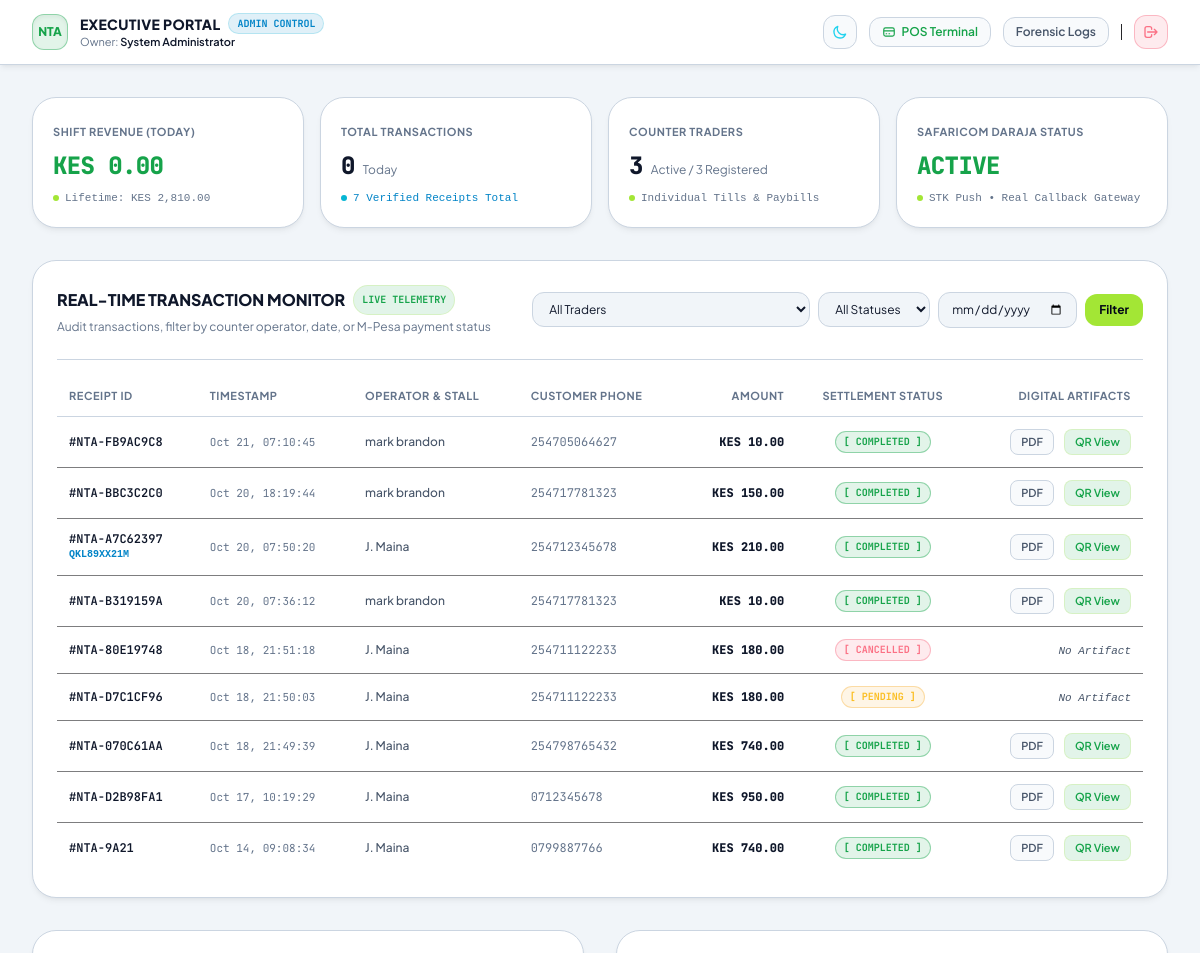
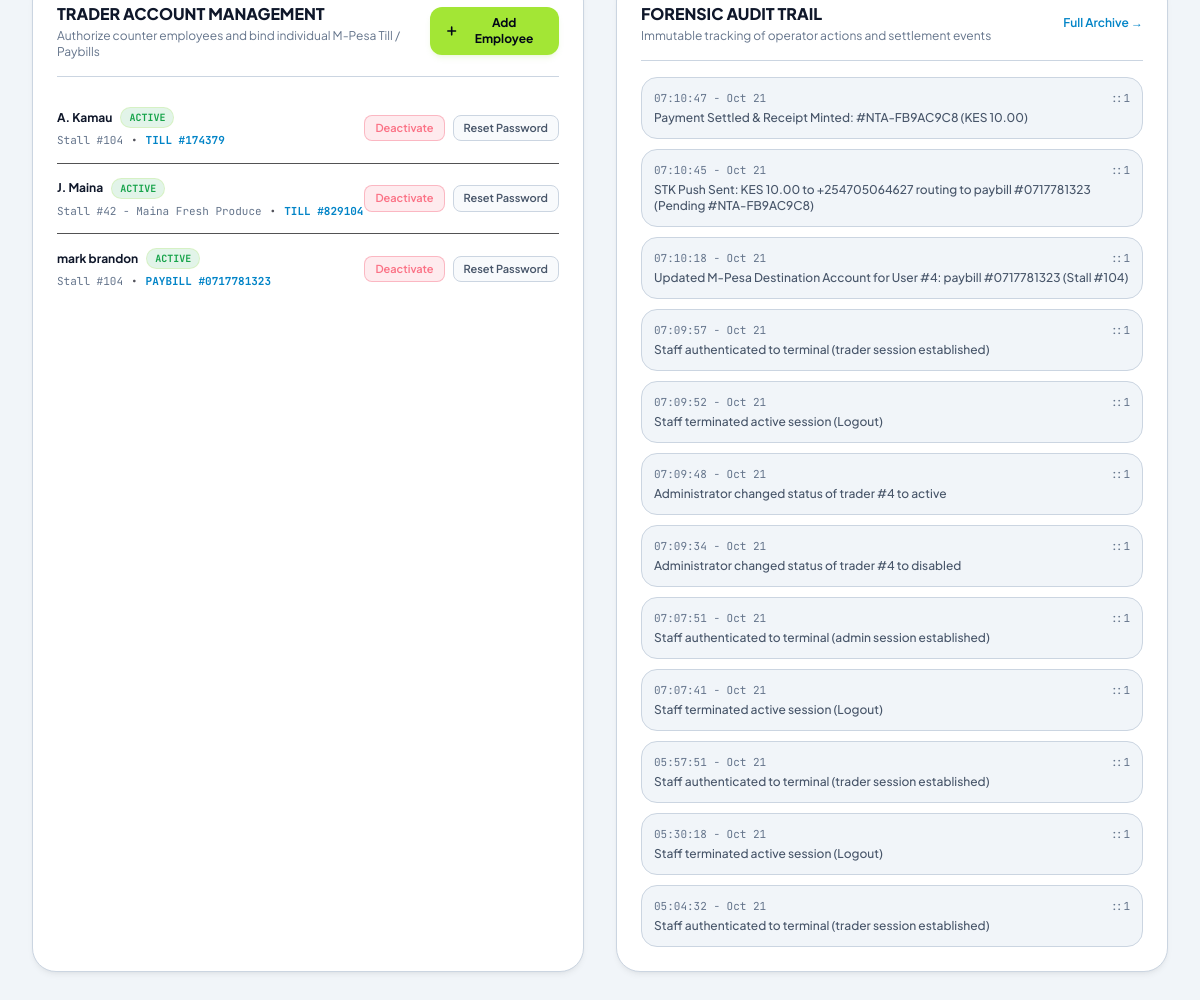
Page /admin/dashboard.php (signed in) on the committed database (2 pictures, top to bottom).
### tables this page shows
CREATE TABLE "receipts" (
            id INTEGER PRIMARY KEY AUTOINCREMENT,
            receipt_number VARCHAR(32) NOT NULL UNIQUE,
            trader_id INTEGER NOT NULL,
            customer_id INTEGER NOT NULL,
            total_amount DECIMAL(10, 2) NOT NULL,
            payment_status VARCHAR(15) CHECK(payment_status IN ('pending', 'completed', 'failed', 'cancelled', 'timed_out')) DEFAULT 'pending',
            mpesa_checkout_id VARCHAR(64),
            qr_code_path VARCHAR(255),
            pdf_path VARCHAR(255),
            created_at DATETIME DEFAULT CURRENT_TIMESTAMP, mpesa_receipt_number VARCHAR(32),
            FOREIGN KEY (trader_id) REFERENCES users(id),
            FOREIGN KEY (customer_id) REFERENCES customers(id)
        );

CREATE TABLE users (
    id INTEGER PRIMARY KEY AUTOINCREMENT,
    full_name VARCHAR(100) NOT NULL,
    phone_number VARCHAR(20) NOT NULL UNIQUE,
    password_hash VARCHAR(255) NOT NULL,
    role VARCHAR(10) CHECK(role IN ('admin', 'trader')) NOT NULL DEFAULT 'trader',
    status VARCHAR(10) CHECK(status IN ('active', 'disabled')) NOT NULL DEFAULT 'active',
    created_at DATETIME DEFAULT CURRENT_TIMESTAMP
, email VARCHAR(120), mpesa_shortcode VARCHAR(20) DEFAULT '174379', mpesa_type VARCHAR(20) DEFAULT 'till', store_name VARCHAR(100) DEFAULT 'Stall #104', mpesa_passkey VARCHAR(255));

CREATE TABLE customers (
    id INTEGER PRIMARY KEY AUTOINCREMENT,
    full_name VARCHAR(100) NOT NULL,
    phone_number VARCHAR(20) NOT NULL UNIQUE,
    total_spent DECIMAL(10, 2) DEFAULT 0.00,
    created_at DATETIME DEFAULT CURRENT_TIMESTAMP
);

CREATE TABLE audit_log (
    id INTEGER PRIMARY KEY AUTOINCREMENT,
    user_id INTEGER,
    action_performed VARCHAR(255) NOT NULL,
    ip_address VARCHAR(45) NOT NULL,
    timestamp DATETIME DEFAULT CURRENT_TIMESTAMP,
    FOREIGN KEY (user_id) REFERENCES users(id) ON DELETE SET NULL
);

### public/admin/dashboard.php (the view, shortened to what the rows shown need)
<?php
$db = Database::getInstance()->getConnection();
$query = "SELECT r.*, u.full_name AS trader_name, c.phone_number AS customer_phone
          FROM receipts r
          JOIN users u ON r.trader_id = u.id
          JOIN customers c ON r.customer_id = c.id
          WHERE 1=1";
$params = [];
$query .= " ORDER BY r.id DESC LIMIT 40";
$stmtTx = $db->prepare($query);
$stmtTx->execute($params);
$transactions = $stmtTx->fetchAll();
$traders = $db->query("SELECT id, full_name, phone_number, email, status, store_name, mpesa_shortcode, mpesa_type, created_at FROM users WHERE role = 'trader' ORDER BY full_name ASC")->fetchAll();
$auditLogs = $db->query("SELECT a.*, u.full_name, u.role FROM audit_log a LEFT JOIN users u ON a.user_id = u.id ORDER BY a.id DESC LIMIT 12")->fetchAll();
?>
<!DOCTYPE html>
<html lang="en" class="h-full bg-[#0d0f12]">
<head>
    <script src="https://cdn.tailwindcss.com"></script>
    <link rel="stylesheet" href="/assets/theme.css">
</head>
<body class="min-h-full bg-[#0d0f12] text-slate-100 flex flex-col antialiased">
    <main class="flex-1 max-w-7xl w-full mx-auto px-4 sm:px-6 lg:px-8 py-8 space-y-8">
        <section class="bg-[#14171d] border border-zinc-800 rounded-3xl p-6 shadow-xl">
            <div class="flex flex-col md:flex-row md:items-center justify-between pb-6 border-b border-zinc-800 gap-4">
                <div>
                    <h2 class="text-base font-extrabold text-white flex items-center space-x-2">
                        <span>REAL-TIME TRANSACTION MONITOR</span>
                        <span class="px-2 py-0.5 rounded-full text-[10px] font-bold bg-neon-lime/10 text-neon-lime border border-neon-lime/20 mono">LIVE TELEMETRY</span>
                    </h2>
                </div>
            </div>
            <div class="mt-4 overflow-x-auto">
                <table class="w-full text-left border-collapse">
                    <thead>
                        <tr class="border-b border-zinc-800/80 text-[11px] font-bold uppercase tracking-wider text-slate-400">
                            <th class="py-3 px-3">Receipt ID</th>
                            <th class="py-3 px-3">Timestamp</th>
                            <th class="py-3 px-3">Operator & Stall</th>
                            <th class="py-3 px-3">Customer Phone</th>
                            <th class="py-3 px-3 text-right">Amount</th>
                            <th class="py-3 px-3 text-center">Settlement Status</th>
                            <th class="py-3 px-3 text-right">Digital Artifacts</th>
                        </tr>
                    </thead>
                    <tbody class="divide-y divide-zinc-800/60 text-xs">
                        <?php if (empty($transactions)): ?>
                            <tr>
                                <td colspan="7" class="py-10 text-center text-slate-500 font-mono">
                                    No transaction records found matching the current criteria.
                                </td>
                            </tr>
                        <?php else: ?>
                            <?php foreach ($transactions as $tx): ?>
                                <tr class="hover:bg-[#1a1e26]/30 transition">
                                    <td class="py-3 px-3 font-semibold text-white mono">
                                        <a href="/verify.php?id=<?= urlencode($tx['receipt_number']) ?>" target="_blank" class="hover:text-neon-cyan transition">
                                            #<?= htmlspecialchars($tx['receipt_number']) ?>
                                        </a>
                                        <?php if (!empty($tx['mpesa_receipt_number'])): ?>
                                            <span class="block text-[10px] text-neon-cyan font-mono"><?= htmlspecialchars($tx['mpesa_receipt_number']) ?></span>
                                        <?php endif; ?>
                                    </td>
                                    <td class="py-3 px-3 text-slate-400 mono text-[11px]">
                                        <?= date('M d, H:i:s', strtotime($tx['created_at'])) ?>
                                    </td>
                                    <td class="py-3 px-3 font-medium text-slate-200">
                                        <?= htmlspecialchars($tx['trader_name']) ?>
                                    </td>
                                    <td class="py-3 px-3 text-slate-400 mono">
                                        <?= htmlspecialchars($tx['customer_phone']) ?>
                                    </td>
                                    <td class="py-3 px-3 text-right font-black text-white mono">
                                        KES <?= number_format($tx['total_amount'], 2) ?>
                                    </td>
                                    <td class="py-3 px-3 text-center">
                                        <?php if ($tx['payment_status'] === 'completed'): ?>
                                            <span class="inline-flex items-center px-2 py-0.5 rounded-full text-[10px] font-bold bg-neon-lime/10 text-neon-lime border border-neon-lime/30 mono">
                                                [ COMPLETED ]
                                            </span>
                                        <?php elseif ($tx['payment_status'] === 'pending'): ?>
                                            <span class="inline-flex items-center px-2 py-0.5 rounded-full text-[10px] font-bold bg-amber-500/10 text-amber-400 border border-amber-500/30 mono">
                                                [ PENDING ]
                                            </span>
                                        <?php elseif ($tx['payment_status'] === 'timed_out'): ?>
                                            <span class="inline-flex items-center px-2 py-0.5 rounded-full text-[10px] font-bold bg-rose-500/10 text-rose-400 border border-rose-500/30 mono">
                                                [ TIMED OUT ]
                                            </span>
                                        <?php else: ?>
                                            <span class="inline-flex items-center px-2 py-0.5 rounded-full text-[10px] font-bold bg-rose-500/10 text-rose-400 border border-rose-500/30 mono">
                                                [ <?= strtoupper($tx['payment_status']) ?> ]
                                            </span>
                                        <?php endif; ?>
                                    </td>
                                    <td class="py-3 px-3 text-right space-x-2">
                                        <?php if (!empty($tx['pdf_path']) && $tx['payment_status'] === 'completed'): ?>
                                            <a href="/storage.php?file=<?= basename($tx['pdf_path']) ?>" target="_blank"
                                                class="inline-flex items-center px-2.5 py-1 rounded-lg bg-[#1a1e26] hover:bg-[#232834] text-[11px] font-semibold text-slate-200 border border-zinc-800 transition">
                                                PDF
                                            </a>
                                            <a href="/verify.php?id=<?= urlencode($tx['receipt_number']) ?>" target="_blank"
                                                class="inline-flex items-center px-2.5 py-1 rounded-lg bg-neon-lime/10 hover:bg-neon-lime/20 text-[11px] font-semibold text-neon-lime border border-neon-lime/20 transition">
                                                QR View
                                            </a>
                                        <?php else: ?>
                                            <span class="text-slate-600 text-[11px] italic font-mono">No Artifact</span>
                                        <?php endif; ?>
                                    </td>
                                </tr>
                            <?php endforeach; ?>
                        <?php endif; ?>
                    </tbody>
                </table>
            </div>
        </section>
        <div class="grid grid-cols-1 lg:grid-cols-2 gap-8">
            <section class="bg-[#14171d] border border-zinc-800 rounded-3xl p-6 shadow-xl flex flex-col justify-between">
                <div>
                    <div class="flex items-center justify-between pb-4 border-b border-zinc-800">
                        <div>
                            <h2 class="text-base font-extrabold text-white">TRADER ACCOUNT MANAGEMENT</h2>
                        </div>
                    </div>
                    <div class="mt-4 divide-y divide-zinc-800/80">
                        <?php if (empty($traders)): ?>
                            <p class="py-8 text-center text-xs text-slate-500">No trader staff accounts created yet. Click "Add Employee" above.</p>
                        <?php else: ?>
                            <?php foreach ($traders as $trader): ?>
                                <div class="py-3.5 flex items-center justify-between">
                                    <div>
                                        <div class="flex items-center space-x-2">
                                            <span class="font-bold text-white text-xs"><?= htmlspecialchars($trader['full_name']) ?></span>
                                            <span class="px-2 py-0.5 rounded-full text-[10px] font-bold mono <?= $trader['status'] === 'active' ? 'bg-neon-lime/10 text-neon-lime border border-neon-lime/20' : 'bg-rose-500/10 text-rose-400 border border-rose-500/20' ?>">
                                                <?= strtoupper($trader['status']) ?>
                                            </span>
                                        </div>
                                        <div class="mt-1 flex items-center space-x-2 text-[11px] text-slate-400 mono">
                                            <span><?= htmlspecialchars($trader['store_name'] ?? 'Stall') ?></span>
                                            <span class="text-zinc-600">&bull;</span>
                                            <span class="text-neon-cyan font-bold"><?= strtoupper($trader['mpesa_type'] ?? 'till') ?> #<?= htmlspecialchars($trader['mpesa_shortcode'] ?? '174379') ?></span>
                                        </div>
                                    </div>
                                    <div class="flex items-center space-x-2">
                                        <button onclick="toggleTrader(<?= $trader['id'] ?>, '<?= $trader['status'] === 'active' ? 'disabled' : 'active' ?>')"
                                            class="px-2.5 py-1 text-[11px] font-semibold rounded-lg <?= $trader['status'] === 'active' ? 'bg-rose-500/10 hover:bg-rose-500/20 text-rose-400 border border-rose-500/30' : 'bg-neon-lime/10 hover:bg-neon-lime/20 text-neon-lime border border-neon-lime/30' ?> transition">
                                            <?= $trader['status'] === 'active' ? 'Deactivate' : 'Activate' ?>
                                        </button>
                                        <button onclick="resetPassword(<?= $trader['id'] ?>)"
                                            class="px-2.5 py-1 text-[11px] font-semibold rounded-lg bg-[#1a1e26] hover:bg-[#232834] text-slate-300 border border-zinc-800 transition">
                                            Reset Password
                                        </button>
                                    </div>
                                </div>
                            <?php endforeach; ?>
                        <?php endif; ?>
                    </div>
                </div>
            </section>
            <section class="bg-[#14171d] border border-zinc-800 rounded-3xl p-6 shadow-xl">
                <div class="flex items-center justify-between pb-4 border-b border-zinc-800">
                    <div>
                        <h2 class="text-base font-extrabold text-white">FORENSIC AUDIT TRAIL</h2>
                    </div>
                </div>
                <div class="mt-4 space-y-2.5">
                    <?php if (empty($auditLogs)): ?>
                        <p class="text-xs text-slate-500 py-6 text-center">No audit trail entries recorded yet.</p>
                    <?php else: ?>
                        <?php foreach ($auditLogs as $log): ?>
                            <div class="p-3 rounded-2xl bg-[#0d0f12] border border-zinc-800 text-xs">
                                <div class="flex items-center justify-between text-[11px] text-slate-400 mono">
                                    <span><?= date('H:i:s - M d', strtotime($log['timestamp'])) ?></span>
                                    <span class="text-slate-500"><?= htmlspecialchars($log['ip_address']) ?></span>
                                </div>
                                <p class="text-slate-200 font-medium mt-1">
                                    <?= htmlspecialchars($log['action_performed']) ?>
                                </p>
                            </div>
                        <?php endforeach; ?>
                    <?php endif; ?>
                </div>
            </section>
        </div>
    </main>
</body>
</html>

### rows in the picture
receipts: receipt_number "NTA-FB9AC9C8", created_at "Oct 21, 07:10:45", trader.full_name "mark brandon", customer.phone_number "254705064627", total_amount "10.00", payment_status "[ COMPLETED ]"
receipts: receipt_number "NTA-BBC3C2C0", created_at "Oct 20, 18:19:44", trader.full_name "mark brandon", customer.phone_number "254717781323", total_amount "150.00", payment_status "[ COMPLETED ]"
receipts: receipt_number "NTA-A7C62397", mpesa_receipt_number "QKL89XX21M", created_at "Oct 20, 07:50:20", trader.full_name "J. Maina", customer.phone_number "254712345678", total_amount "210.00", payment_status "[ COMPLETED ]"
receipts: receipt_number "NTA-B319159A", created_at "Oct 20, 07:36:12", trader.full_name "mark brandon", customer.phone_number "254717781323", total_amount "10.00", payment_status "[ COMPLETED ]"
receipts: receipt_number "NTA-80E19748", created_at "Oct 18, 21:51:18", trader.full_name "J. Maina", customer.phone_number "254711122233", total_amount "180.00", payment_status "CANCELLED", shows "No Artifact"
receipts: receipt_number "NTA-D7C1CF96", created_at "Oct 18, 21:50:03", trader.full_name "J. Maina", customer.phone_number "254711122233", total_amount "180.00", payment_status "[ PENDING ]", shows "No Artifact"
receipts: receipt_number "NTA-070C61AA", created_at "Oct 18, 21:49:39", trader.full_name "J. Maina", customer.phone_number "254798765432", total_amount "740.00", payment_status "[ COMPLETED ]"
receipts: receipt_number "NTA-D2B98FA1", created_at "Oct 17, 10:19:29", trader.full_name "J. Maina", customer.phone_number "0712345678", total_amount "950.00", payment_status "[ COMPLETED ]"
receipts: receipt_number "NTA-9A21", created_at "Oct 14, 09:08:34", trader.full_name "J. Maina", customer.phone_number "0799887766", total_amount "740.00", payment_status "[ COMPLETED ]"
users: full_name "A. Kamau", status "ACTIVE", store_name "Stall #104", mpesa_type "TILL", mpesa_shortcode "174379", shows "Deactivate"
users: full_name "J. Maina", status "ACTIVE", store_name "Stall #42 - Maina Fresh Produce", mpesa_type "TILL", mpesa_shortcode "829104", shows "Deactivate"
users: full_name "mark brandon", status "ACTIVE", store_name "Stall #104", mpesa_type "PAYBILL", mpesa_shortcode "0717781323", shows "Deactivate"
audit_log: timestamp "07:10:47 - Oct 21", ip_address "::1", action_performed "Payment Settled & Receipt Minted: #NTA-FB9AC9C8 (KES 10.00)"
audit_log: timestamp "07:10:45 - Oct 21", ip_address "::1", action_performed "STK Push Sent: KES 10.00 to +254705064627 routing to paybill #0717781323 (Pending #NTA-FB9AC9C8)"
audit_log: timestamp "07:10:18 - Oct 21", ip_address "::1", action_performed "Updated M-Pesa Destination Account for User #4: paybill #0717781323 (Stall #104)"
audit_log: timestamp "07:09:57 - Oct 21", ip_address "::1", action_performed "Staff authenticated to terminal (trader session established)"
audit_log: timestamp "07:09:52 - Oct 21", ip_address "::1", action_performed "Staff terminated active session (Logout)"
audit_log: timestamp "07:09:48 - Oct 21", ip_address "::1", action_performed "Administrator changed status of trader #4 to active"
audit_log: timestamp "07:09:34 - Oct 21", ip_address "::1", action_performed "Administrator changed status of trader #4 to disabled"
audit_log: timestamp "07:07:51 - Oct 21", ip_address "::1", action_performed "Staff authenticated to terminal (admin session established)"
audit_log: timestamp "07:07:41 - Oct 21", ip_address "::1", action_performed "Staff terminated active session (Logout)"
audit_log: timestamp "05:57:51 - Oct 21", ip_address "::1", action_performed "Staff authenticated to terminal (trader session established)"
audit_log: timestamp "05:30:18 - Oct 21", ip_address "::1", action_performed "Staff terminated active session (Logout)"
audit_log: timestamp "05:04:32 - Oct 21", ip_address "::1", action_performed "Staff authenticated to terminal (trader session established)"

### other values in the picture
$currentUser['full_name'] "System Administrator"
$revenueToday "0.00"
$totalRevenueAll "2,810.00"
$txCountToday "0"
$totalTxCompleted "7"
$activeTradersCount "3"
$totalTradersCount "3"
